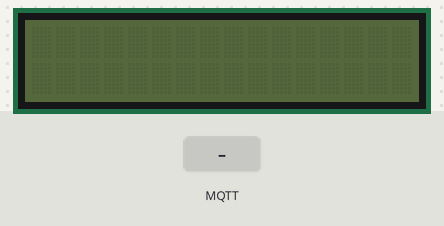
Recording of a sketch running on a simulated ESP32. Shown: 16×2 character LCD. The inputs (shaded band) are chosen by the test bench. WiFi joins after 1.5 s; servers stay silent unless stated; random numbers use the default seed unless the sketch sets one; no MQTT or app messages arrive unless stated; what the sketch prints to the serial monitor is not drawn.

Above: at 2.7 s.
2.8 s: MQTT message "2" arrives on the first subscribed topic
At 3.9 s:
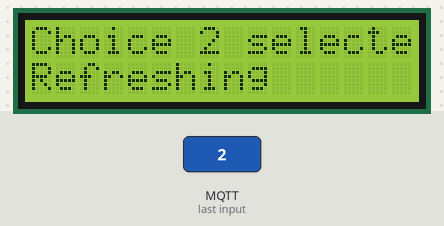
5.8 s: MQTT message "1" arrives on the first subscribed topic
At 6.3 s:
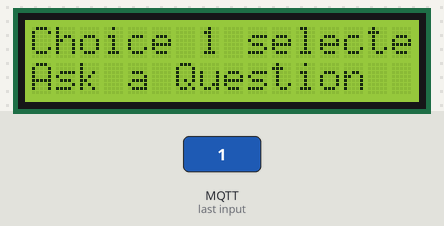
7.4 s: MQTT message "on" arrives on the first subscribed topic
At 10.4 s:
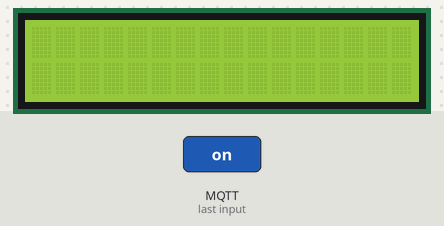
Timing chart, 0 to 11.9 s (numbered marks = the images above; inputs shaded):
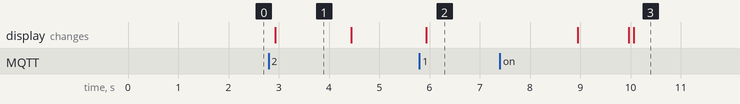

The sketch:

Task_2.ino
```cpp
#include <LiquidCrystal_I2C.h>
#include <PubSubClient.h>
#include <Wire.h>
#include <WiFi.h>

#define SDA 13 //Define SDA pins
#define SCL 14 //Define SCL pins

/*
* note: If lcd1602 uses PCF8574T, IIC's address is 0x27,
* or lcd1602 uses PCF8574AT, IIC's address is 0x3F.
*/
LiquidCrystal_I2C lcd(0x27,16,2);

//WiFi
const char *ssid = "SpectrumSetup-F0"; // Enter your WiFi name
const char *password = "mahalkita825";  // Enter WiFi password

// MQTT Broker
const char *mqtt_broker = "192.168.56.1";
const char *topic = "esp32/test";
//const char *mqtt_username = "emqx";
//const char *mqtt_password = "123456789";
const int mqtt_port = 1883;

int randNum;

WiFiClient espClient;
PubSubClient client(espClient);

void setup() {

  Serial.begin(115200);
  WiFi.begin(ssid, password);
  while (WiFi.status() != WL_CONNECTED) {
    delay(500);
    Serial.println("Connecting to WiFi..");
  }
  Serial.println("Connected to the WiFi network");
   //connecting to a mqtt broker
  client.setServer(mqtt_broker, mqtt_port);
  client.setCallback(callback);
  while (!client.connected()) {
     String client_id = "esp32-client-";
     client_id += String(WiFi.macAddress());
     Serial.printf("The client %s connects to the public mqtt broker\n", client_id.c_str());
     if (client.connect(client_id.c_str())) {
         Serial.println("Public emqx mqtt broker connected");
     } else {
         Serial.print("failed with state ");
         Serial.print(client.state());
         delay(2000);
     }
 }
 // publish and subscribe
 client.publish(topic, "Hi EMQX I'm ESP32 ^^");
 client.subscribe(topic);

}

void callback(char *topic, byte *payload, unsigned int length) {
 Serial.print("Message arrived in topic: ");
 Serial.println(topic);
 Serial.print("Message:");
 Wire.begin(SDA, SCL); // attach the IIC pin
 lcd.init(); // LCD driver initialization
 lcd.backlight(); // Turn on the backlight
 lcd.setCursor(0,0); // Move the cursor to row 0, column 0
 lcd.print("Welcome Magic 8ball");
 lcd.clear();
 lcd.setCursor(0,0);
 lcd.print("1. Play");
 lcd.setCursor(0,1);
 lcd.print("2. Refresh");
 lcd.clear();
 for (int i = 0; i < length; i++) {
     Serial.print((char) payload[i]);

     if((char)payload[i] == '1'){
      lcd.clear();
      lcd.setCursor(0,0);
      lcd.print("Choice 1 selected");
      lcd.setCursor(0,1);
      lcd.print("Ask a Question");
      delay(3000);
      lcd.clear();
      randNum = random(1,4);

      lcd.setCursor(0,0);
      lcd.print("Thinking");
      delay(1000);
      lcd.clear();
      lcd.setCursor(0,0);
      lcd.print("Answer:");

      if(randNum == 1){
        lcd.setCursor(0,1);
        lcd.print("Yes");
      }else if(randNum == 2){
        lcd.setCursor(0,1);
        lcd.print("No");
      }else if(randNum == 3){
        lcd.setCursor(0,1);
        lcd.print("Maybe");
      }else{
        lcd.setCursor(0,1);
        lcd.print("Try again later");
      }

     }else if ((char)payload[i] == '2'){
      lcd.clear();
      lcd.setCursor(0,0);
      lcd.print("Choice 2 selected");
      lcd.setCursor(0,1);
      lcd.print("Refreshing");
      delay(1500);
      lcd.clear();
     }
 }
 Serial.println();
 Serial.println("-----------------------");
}

void loop() {

  client.loop();

}
```

Measured:
- after the input at 2.8 s, the display: changes after 0.13 s (image 1)
- after the input at 5.8 s, the display: changes after 0.14 s (image 2)
- what the display in image 1 shows lasts 1.5 s, from 2.9 s to 4.4 s
